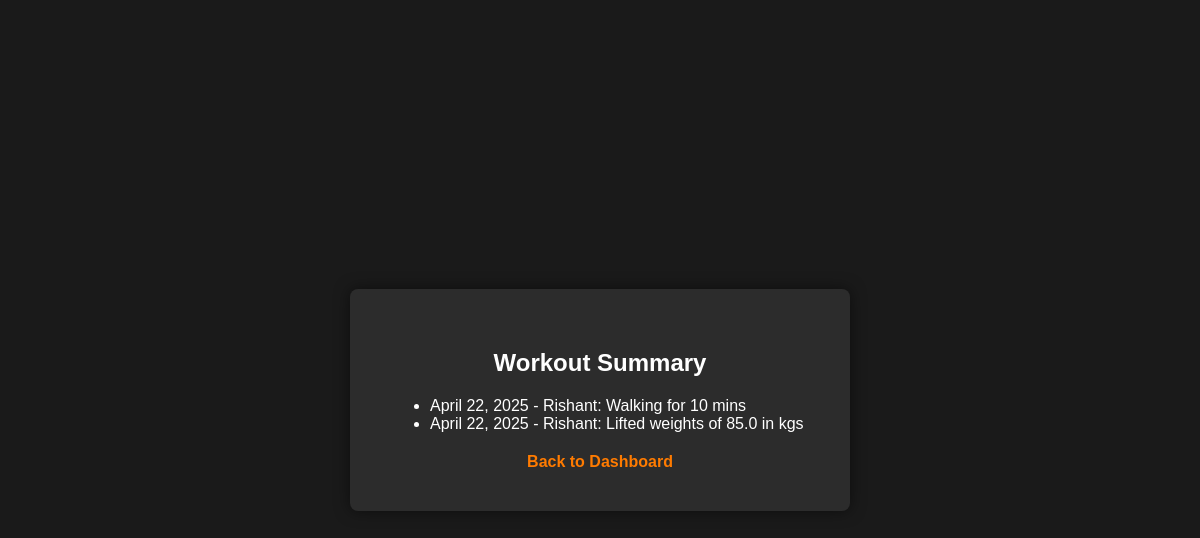
Before: /trainers/workouts/ (signed in) with the older database file.
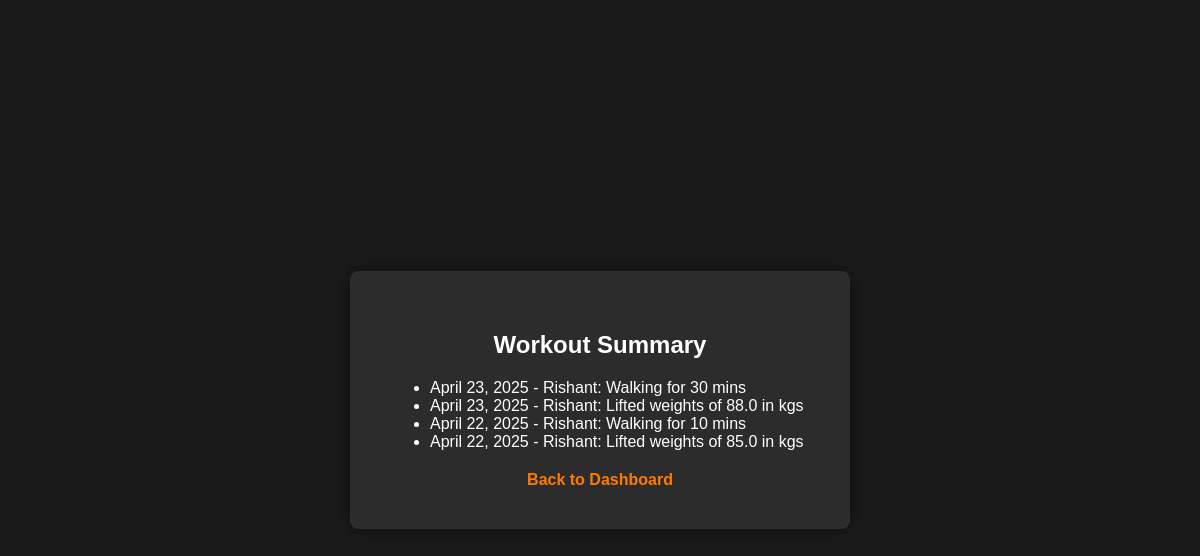
After: the same page with the newer database file.
### trainees/models.py (models this page shows, shortened)
class Activity(models.Model):
    trainee = models.ForeignKey(Trainee, on_delete=models.CASCADE, related_name='activities')
    name = models.CharField(max_length=100)
    duration_minutes = models.PositiveIntegerField()
    treadmill_elevation = models.FloatField(null=True, blank=True)
    notes = models.TextField(blank=True)
    calories_burned = models.FloatField(default=0)
    date = models.DateField(auto_now_add=True)

class Trainee(models.Model):
    user = models.OneToOneField(CustomUser, on_delete=models.CASCADE, null=True, related_name='trainee_profile')
    trainer = models.ForeignKey(
        CustomUser,
        null=True,
        blank=True,
        on_delete=models.SET_NULL,
        limit_choices_to={'role': 'trainer'},
        related_name='assigned_trainees'
    )

class WeightLog(models.Model):
    trainee = models.ForeignKey(Trainee, on_delete=models.CASCADE)
    weight_kg = models.FloatField()
    date = models.DateField(auto_now_add=True)

### users/models.py (models this page shows)
class CustomUser(AbstractUser):
    role = models.CharField(max_length=100, choices=(('trainer', 'Trainer'), ('trainee', 'Trainee'), ('admin', 'Admin')))

### trainers/views.py (the view)
# urls.py: path('workouts/', views.workout_summary, name='trainer_workouts'),
@login_required
def workout_summary(request):
    trainer = get_object_or_404(Trainer, user=request.user)
    trainees = trainer.get_assigned_trainees()
    activities = Activity.objects.filter(trainee__in=trainees)
    workouts = WeightLog.objects.filter(trainee__in=trainees)
    combined = list(sorted(zip(activities, workouts), key=lambda x: x[0].date, reverse=True))
    return render(request, 'trainers/workout_summary.html', {
        "combined": combined,
    })

### trainers/models.py (called while the page is built)
    def get_assigned_trainees(self):
        from trainees.models import Trainee
        return Trainee.objects.filter(trainer=self.user)

### gymmanagement/templates/trainers/workout_summary.html (shortened to what this page needs)
{% extends 'users/base.html' %}
{% block content %}
<div class="login-box">
    <h2>Workout Summary</h2>
    <ul>
    {% for activity, workout in combined %}
        <li>{{ activity.date }} - {{ activity.trainee.user.username }}: {{ activity.name }} for {{ activity.duration_minutes }} mins</li>
        <li>{{ workout.date }} - {{ workout.trainee.user.username }}: Lifted weights of {{ workout.weight_kg}} in kgs</li>
    {% empty %}
        <li>No activities found.</li>
    {% endfor %}
    </ul>
    <div class="signup-section">
        <a href="{% url 'trainer_dashboard' %}" class="signup-link">Back to Dashboard</a>
    </div>
</div>
{% endblock %}

### gymmanagement/templates/users/base.html (shortened to what this page needs)
<!DOCTYPE html>
<html lang="en">
<head>
</head>
<body>
    {% block content %}{% endblock %}
</body>
</html>

### gymmanagement/templates/users/base.html (style rules this page uses)
:root { --primary-orange: #ff7b00; --muted-orange: #e06000; --dark-orange: #c05000; --black: #1a1a1a; --dark-gray: #2c2c2c; --light-gray: #f5f5f5; --white: #ffffff; --error-red: #ff4c4c; }
body { font-family: Arial, sans-serif; background: var(--black); color: var(--white); display: flex; justify-content: center; align-items: center; min-height: 100vh; margin: 0; }
.login-box, .signup-box { background-color: var(--dark-gray); padding: 40px; border-radius: 8px; box-shadow: 0 0 15px rgba(0, 0, 0, 0.5); width: 100%; max-width: 420px; }
h2 { margin-bottom: 20px; text-align: center; color: var(--white); }
.signup-section { text-align: center; margin-top: 20px; }
.signup-link { color: var(--primary-orange); text-decoration: none; font-weight: bold; transition: color 0.3s ease; }

Changed rows visible on the page:
added Activity: date "April 23, 2025", trainee.user.username "Rishant", name "Walking", duration_minutes "30", weight_kg "88.0"
